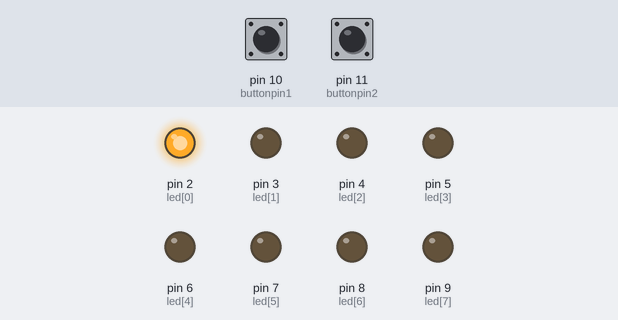
Bench run of a sketch on a simulated Arduino Uno, built with avr-gcc and run on an emulated ATmega328P. On the bench: output pins drawn as LEDs (lit = HIGH). The test bench sets the inputs (shaded band); at power-on: pin 10 (buttonpin1) HIGH, pin 11 (buttonpin2) HIGH.

Above: at 0.2 s.
At 1.7 s:
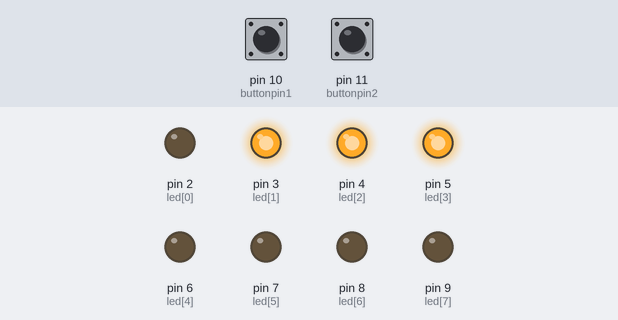
At 3.2 s:
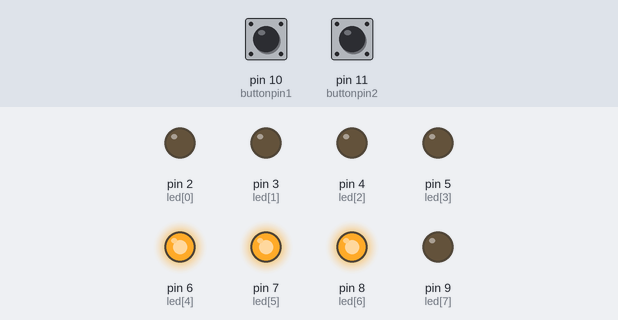
At 6.7 s:
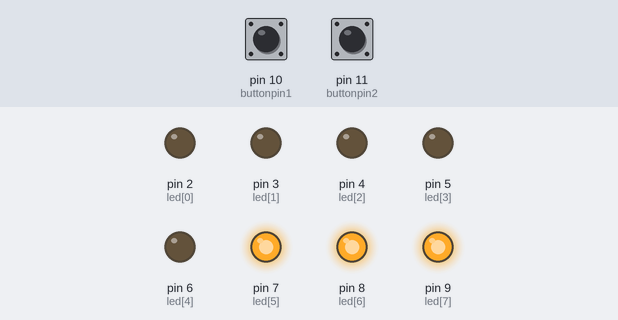
At 9.7 s:
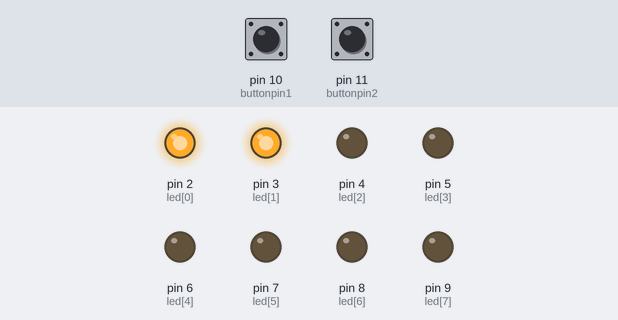
At 13.7 s:
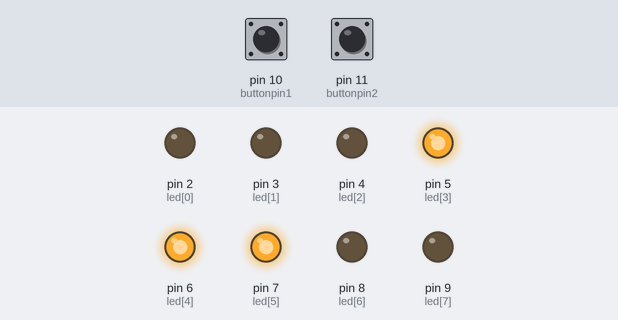
Timing chart, 0 to 14.3 s (numbered marks = the images above):
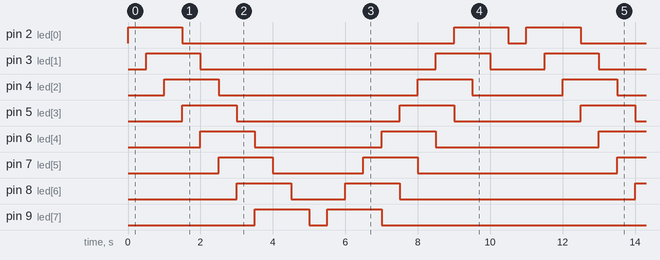

The sketch:

led_sequence_controller.ino
```cpp
const int led[8] = {2,3,4,5,6,7,8,9};
const int buttonpin1 = 10;
const int buttonpin2 = 11;

const int delaytime1 = 500;
const int delaytime2 = 200;

void setup() {
  for(int i = 0; i<=7; i++){
    pinMode(led[i], OUTPUT);
  }
  pinMode(buttonpin1, INPUT_PULLUP);
  pinMode(buttonpin2, INPUT_PULLUP);
}

void loop() {
  int buttonState1 = digitalRead(buttonpin1);
  int buttonState2 = digitalRead(buttonpin2);
  if(buttonState1== HIGH){
    for(int i = 0; i<3; i++){
        runSequence(delaytime1);
    }
    low();
  }
  else if(buttonState2 == HIGH){
    for(int i = 0; i<3; i++){
        runSequence(delaytime2);
    }
    low();
  }

}


void runSequence(int time){
   int steps[][8] = {
    {1,0,0,0,0,0,0,0}, {1,1,0,0,0,0,0,0}, {1,1,1,0,0,0,0,0}, {0,1,1,1,0,0,0,0},
    {0,0,1,1,1,0,0,0}, {0,0,0,1,1,1,0,0}, {0,0,0,0,1,1,1,0}, {0,0,0,0,0,1,1,1},
    {0,0,0,0,0,0,1,1}, {0,0,0,0,0,0,0,1}, {0,0,0,0,0,0,0,0}, {0,0,0,0,0,0,0,1},
    {0,0,0,0,0,0,1,1}, {0,0,0,0,0,1,1,1}, {0,0,0,0,1,1,1,0}, {0,0,0,1,1,1,0,0},
    {0,0,1,1,1,0,0,0}, {0,1,1,1,0,0,0,0}, {1,1,1,0,0,0,0,0}, {1,1,0,0,0,0,0,0},
    {1,0,0,0,0,0,0,0}, {0,0,0,0,0,0,0,0}
  };

  for (int s = 0; s < 22; s++) {
    for (int i = 0; i < 8; i++) {
      digitalWrite(led[i], steps[s][i]);
    }
    delay(time);
  }
}

void low(){
  for(int i = 0; i <=7; i++){
    digitalWrite(led[i],LOW);
  }
}
```

Measured:
- by itself, pin 2 (led[0]): repeats every 11.0 s: LOW 7.5 s, HIGH 1.5 s, LOW 0.50 s, HIGH 1.5 s
- by itself, pin 3 (led[1]): repeats every 11.0 s: LOW 6.5 s, HIGH 1.5 s, LOW 1.5 s, HIGH 1.5 s
- by itself, pin 4 (led[2]): repeats every 11.0 s: LOW 5.5 s, HIGH 1.5 s, LOW 2.5 s, HIGH 1.5 s
- by itself, pin 5 (led[3]): repeats every 11.0 s: LOW 4.5 s, HIGH 1.5 s, LOW 3.5 s, HIGH 1.5 s
- by itself, pin 6 (led[4]): repeats every 11.0 s: LOW 3.5 s, HIGH 1.5 s, LOW 4.5 s, HIGH 1.5 s
- by itself, pin 7 (led[5]): repeats every 11.0 s: LOW 2.5 s, HIGH 1.5 s, LOW 5.5 s, HIGH 1.5 s
- by itself, pin 8 (led[6]): repeats every 11.0 s: LOW 1.5 s, HIGH 1.5 s, LOW 6.5 s, HIGH 1.5 s
- by itself, pin 9 (led[7]): repeats every 11.0 s: LOW 0.50 s, HIGH 1.5 s, LOW 7.5 s, HIGH 1.5 s
